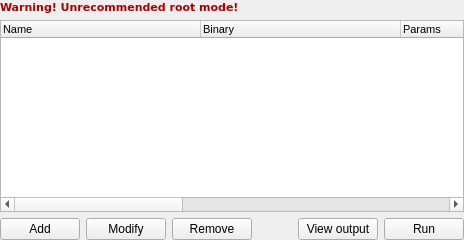
          <widget class="QWidget" name="page_profiles">
           <layout class="QVBoxLayout" name="verticalLayout_2">
            <property name="leftMargin">
             <number>0</number>
            </property>
            <property name="topMargin">
             <number>0</number>
            </property>
            <property name="rightMargin">
             <number>0</number>
            </property>
            <property name="bottomMargin">
             <number>0</number>
            </property>
            <item>
             <widget class="QLabel" name="label_rootWarrning">
              <property name="palette">
               <palette>
                <active>
                 <colorrole role="WindowText">
                  <brush brushstyle="SolidPattern">
                   <color alpha="255">
                    <red>170</red>
                    <green>0</green>
                    <blue>0</blue>
                   </color>
                  </brush>
                 </colorrole>
                 <colorrole role="Button">
                  <brush brushstyle="SolidPattern">
                   <color alpha="255">
                    <red>170</red>
                    <green>0</green>
                    <blue>0</blue>
                   </color>
                  </brush>
                 </colorrole>
                 <colorrole role="Light">
                  <brush brushstyle="SolidPattern">
                   <color alpha="255">
                    <red>255</red>
                    <green>0</green>
                    <blue>0</blue>
                   </color>
                  </brush>
                 </colorrole>
                 <colorrole role="Midlight">
                  <brush brushstyle="SolidPattern">
                   <color alpha="255">
                    <red>212</red>
                    <green>0</green>
                    <blue>0</blue>
                   </color>
                  </brush>
                 </colorrole>
                 <colorrole role="Dark">
                  <brush brushstyle="SolidPattern">
                   <color alpha="255">
                    <red>85</red>
                    <green>0</green>
                    <blue>0</blue>
                   </color>
                  </brush>
                 </colorrole>
                 <colorrole role="Mid">
                  <brush brushstyle="SolidPattern">
                   <color alpha="255">
                    <red>113</red>
                    <green>0</green>
                    <blue>0</blue>
                   </color>
                  </brush>
                 </colorrole>
                 <colorrole role="Text">
                  <brush brushstyle="SolidPattern">
                   <color alpha="255">
                    <red>255</red>
                    <green>0</green>
                    <blue>0</blue>
                   </color>
                  </brush>
                 </colorrole>
                 <colorrole role="BrightText">
                  <brush brushstyle="SolidPattern">
                   <color alpha="255">
                    <red>255</red>
                    <green>255</green>
                    <blue>255</blue>
                   </color>
                  </brush>
                 </colorrole>
                 <colorrole role="ButtonText">
                  <brush brushstyle="SolidPattern">
                   <color alpha="255">
                    <red>170</red>
                    <green>0</green>
                    <blue>0</blue>
                   </color>
                  </brush>
                 </colorrole>
                 <colorrole role="Base">
                  <brush brushstyle="SolidPattern">
                   <color alpha="255">
                    <red>255</red>
                    <green>255</green>
                    <blue>255</blue>
                   </color>
                  </brush>
                 </colorrole>
                 <colorrole role="Window">
                  <brush brushstyle="SolidPattern">
                   <color alpha="255">
                    <red>170</red>
                    <green>0</green>
                    <blue>0</blue>
                   </color>
                  </brush>
                 </colorrole>
                 <colorrole role="Shadow">
                  <brush brushstyle="SolidPattern">
                   <color alpha="255">
                    <red>0</red>
                    <green>0</green>
                    <blue>0</blue>
                   </color>
                  </brush>
                 </colorrole>
                 <colorrole role="AlternateBase">
                  <brush brushstyle="SolidPattern">
                   <color alpha="255">
                    <red>212</red>
                    <green>127</green>
                    <blue>127</blue>
                   </color>
                  </brush>
                 </colorrole>
                 <colorrole role="ToolTipBase">
                  <brush brushstyle="SolidPattern">
                   <color alpha="255">
                    <red>255</red>
                    <green>255</green>
                    <blue>220</blue>
                   </color>
                  </brush>
                 </colorrole>
                 <colorrole role="ToolTipText">
                  <brush brushstyle="SolidPattern">
                   <color alpha="255">
                    <red>0</red>
                    <green>0</green>
                    <blue>0</blue>
                   </color>
                  </brush>
                 </colorrole>
                </active>
                <inactive>
                 <colorrole role="WindowText">
                  <brush brushstyle="SolidPattern">
                   <color alpha="255">
                    <red>170</red>
                    <green>0</green>
                    <blue>0</blue>
                   </color>
                  </brush>
                 </colorrole>
                 <colorrole role="Button">
                  <brush brushstyle="SolidPattern">
                   <color alpha="255">
                    <red>170</red>
                    <green>0</green>
                    <blue>0</blue>
                   </color>
                  </brush>
                 </colorrole>
                 <colorrole role="Light">
                  <brush brushstyle="SolidPattern">
                   <color alpha="255">
                    <red>255</red>
                    <green>0</green>
                    <blue>0</blue>
                   </color>
                  </brush>
                 </colorrole>
                 <colorrole role="Midlight">
                  <brush brushstyle="SolidPattern">
                   <color alpha="255">
                    <red>212</red>
                    <green>0</green>
                    <blue>0</blue>
                   </color>
                  </brush>
                 </colorrole>
                 <colorrole role="Dark">
                  <brush brushstyle="SolidPattern">
                   <color alpha="255">
                    <red>85</red>
                    <green>0</green>
                    <blue>0</blue>
                   </color>
                  </brush>
                 </colorrole>
                 <colorrole role="Mid">
                  <brush brushstyle="SolidPattern">
                   <color alpha="255">
                    <red>113</red>
                    <green>0</green>
                    <blue>0</blue>
                   </color>
                  </brush>
                 </colorrole>
                 <colorrole role="Text">
                  <brush brushstyle="SolidPattern">
                   <color alpha="255">
                    <red>255</red>
                    <green>0</green>
                    <blue>0</blue>
                   </color>
                  </brush>
                 </colorrole>
                 <colorrole role="BrightText">
                  <brush brushstyle="SolidPattern">
                   <color alpha="255">
                    <red>255</red>
                    <green>255</green>
                    <blue>255</blue>
                   </color>
                  </brush>
                 </colorrole>
                 <colorrole role="ButtonText">
                  <brush brushstyle="SolidPattern">
                   <color alpha="255">
                    <red>170</red>
                    <green>0</green>
                    <blue>0</blue>
                   </color>
                  </brush>
                 </colorrole>
                 <colorrole role="Base">
                  <brush brushstyle="SolidPattern">
                   <color alpha="255">
                    <red>255</red>
                    <green>255</green>
                    <blue>255</blue>
                   </color>
                  </brush>
                 </colorrole>
                 <colorrole role="Window">
                  <brush brushstyle="SolidPattern">
                   <color alpha="255">
                    <red>170</red>
                    <green>0</green>
                    <blue>0</blue>
                   </color>
                  </brush>
                 </colorrole>
                 <colorrole role="Shadow">
                  <brush brushstyle="SolidPattern">
                   <color alpha="255">
                    <red>0</red>
                    <green>0</green>
                    <blue>0</blue>
                   </color>
                  </brush>
                 </colorrole>
                 <colorrole role="AlternateBase">
                  <brush brushstyle="SolidPattern">
                   <color alpha="255">
                    <red>212</red>
                    <green>127</green>
                    <blue>127</blue>
                   </color>
                  </brush>
                 </colorrole>
                 <colorrole role="ToolTipBase">
                  <brush brushstyle="SolidPattern">
                   <color alpha="255">
                    <red>255</red>
                    <green>255</green>
                    <blue>220</blue>
                   </color>
                  </brush>
                 </colorrole>
                 <colorrole role="ToolTipText">
                  <brush brushstyle="SolidPattern">
                   <color alpha="255">
                    <red>0</red>
                    <green>0</green>
                    <blue>0</blue>
                   </color>
                  </brush>
                 </colorrole>
                </inactive>
                <disabled>
                 <colorrole role="WindowText">
                  <brush brushstyle="SolidPattern">
                   <color alpha="255">
                    <red>85</red>
                    <green>0</green>
                    <blue>0</blue>
                   </color>
                  </brush>
                 </colorrole>
                 <colorrole role="Button">
                  <brush brushstyle="SolidPattern">
                   <color alpha="255">
                    <red>170</red>
                    <green>0</green>
                    <blue>0</blue>
                   </color>
                  </brush>
                 </colorrole>
                 <colorrole role="Light">
                  <brush brushstyle="SolidPattern">
                   <color alpha="255">
                    <red>255</red>
                    <green>0</green>
                    <blue>0</blue>
                   </color>
                  </brush>
                 </colorrole>
                 <colorrole role="Midlight">
                  <brush brushstyle="SolidPattern">
                   <color alpha="255">
                    <red>212</red>
                    <green>0</green>
                    <blue>0</blue>
                   </color>
                  </brush>
                 </colorrole>
                 <colorrole role="Dark">
                  <brush brushstyle="SolidPattern">
                   <color alpha="255">
                    <red>85</red>
                    <green>0</green>
                    <blue>0</blue>
                   </color>
                  </brush>
                 </colorrole>
                 <colorrole role="Mid">
                  <brush brushstyle="SolidPattern">
                   <color alpha="255">
                    <red>113</red>
                    <green>0</green>
                    <blue>0</blue>
                   </color>
                  </brush>
                 </colorrole>
                 <colorrole role="Text">
                  <brush brushstyle="SolidPattern">
                   <color alpha="255">
                    <red>85</red>
                    <green>0</green>
                    <blue>0</blue>
                   </color>
                  </brush>
                 </colorrole>
                 <colorrole role="BrightText">
                  <brush brushstyle="SolidPattern">
                   <color alpha="255">
                    <red>255</red>
                    <green>255</green>
                    <blue>255</blue>
                   </color>
                  </brush>
                 </colorrole>
                 <colorrole role="ButtonText">
                  <brush brushstyle="SolidPattern">
                   <color alpha="255">
                    <red>85</red>
                    <green>0</green>
                    <blue>0</blue>
                   </color>
                  </brush>
                 </colorrole>
                 <colorrole role="Base">
                  <brush brushstyle="SolidPattern">
                   <color alpha="255">
                    <red>170</red>
                    <green>0</green>
                    <blue>0</blue>
                   </color>
                  </brush>
                 </colorrole>
                 <colorrole role="Window">
                  <brush brushstyle="SolidPattern">
                   <color alpha="255">
                    <red>170</red>
                    <green>0</green>
                    <blue>0</blue>
                   </color>
                  </brush>
                 </colorrole>
                 <colorrole role="Shadow">
                  <brush brushstyle="SolidPattern">
                   <color alpha="255">
                    <red>0</red>
                    <green>0</green>
                    <blue>0</blue>
                   </color>
                  </brush>
                 </colorrole>
                 <colorrole role="AlternateBase">
                  <brush brushstyle="SolidPattern">
                   <color alpha="255">
                    <red>170</red>
                    <green>0</green>
                    <blue>0</blue>
                   </color>
                  </brush>
                 </colorrole>
                 <colorrole role="ToolTipBase">
                  <brush brushstyle="SolidPattern">
                   <color alpha="255">
                    <red>255</red>
                    <green>255</green>
                    <blue>220</blue>
                   </color>
                  </brush>
                 </colorrole>
                 <colorrole role="ToolTipText">
                  <brush brushstyle="SolidPattern">
                   <color alpha="255">
                    <red>0</red>
                    <green>0</green>
                    <blue>0</blue>
                   </color>
                  </brush>
                 </colorrole>
                </disabled>
               </palette>
              </property>
              <property name="font">
               <font>
                <family>DejaVu Sans</family>
                <pointsize>8</pointsize>
                <bold>true</bold>
               </font>
              </property>
              <property name="text">
               <string>Warning! Unrecommended root mode!</string>
              </property>
             </widget>
            </item>
            <item>
             <widget class="QTreeWidget" name="list_execProfiles">
              <property name="font">
               <font>
                <pointsize>8</pointsize>
               </font>
              </property>
              <property name="indentation">
               <number>5</number>
              </property>
              <attribute name="headerMinimumSectionSize">
               <number>50</number>
              </attribute>
              <attribute name="headerDefaultSectionSize">
               <number>200</number>
              </attribute>
              <column>
               <property name="text">
                <string>Name</string>
               </property>
              </column>
              <column>
               <property name="text">
                <string>Binary</string>
               </property>
              </column>
              <column>
               <property name="text">
                <string>Params</string>
               </property>
              </column>
              <column>
               <property name="text">
                <string>Setting</string>
               </property>
              </column>
              <column>
               <property name="text">
                <string>Log file</string>
               </property>
              </column>
              <column>
               <property name="text">
                <string>Append date-time</string>
               </property>
              </column>
             </widget>
            </item>
            <item>
             <layout class="QHBoxLayout" name="horizontalLayout_2">
              <item>
               <widget class="QPushButton" name="btn_addExecProfile">
                <property name="text">
                 <string>Add</string>
                </property>
               </widget>
              </item>
              <item>
               <widget class="QPushButton" name="btn_modifyExecProfile">
                <property name="text">
                 <string>Modify</string>
                </property>
               </widget>
              </item>
              <item>
               <widget class="QPushButton" name="btn_removeExecProfile">
                <property name="text">
                 <string>Remove</string>
                </property>
               </widget>
              </item>
              <item>
               <spacer name="horizontalSpacer_3">
                <property name="orientation">
                 <enum>Qt::Horizontal</enum>
                </property>
                <property name="sizeHint" stdset="0">
                 <size>
                  <width>40</width>
                  <height>20</height>
                 </size>
                </property>
               </spacer>
              </item>
              <item>
               <widget class="QPushButton" name="btn_viewOutput">
                <property name="text">
                 <string>View output</string>
                </property>
               </widget>
              </item>
              <item>
               <widget class="QPushButton" name="btn_runExecProfile">
                <property name="text">
                 <string>Run</string>
                </property>
               </widget>
              </item>
             </layout>
            </item>
           </layout>
          </widget>
